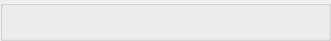
   <widget class="QGroupBox" name="gbLed">
    <property name="geometry">
     <rect>
      <x>140</x>
      <y>160</y>
      <width>331</width>
      <height>41</height>
     </rect>
    </property>
    <property name="title">
     <string/>
    </property>
    <widget class="QLabel" name="pin0">
     <property name="geometry">
      <rect>
       <x>10</x>
       <y>10</y>
       <width>30</width>
       <height>30</height>
      </rect>
     </property>
     <property name="text">
      <string/>
     </property>
     <property name="pixmap">
      <pixmap resource="img.qrc">:/img/ledoff.png</pixmap>
     </property>
     <property name="scaledContents">
      <bool>true</bool>
     </property>
    </widget>
    <widget class="QLabel" name="pin1">
     <property name="geometry">
      <rect>
       <x>50</x>
       <y>10</y>
       <width>30</width>
       <height>30</height>
      </rect>
     </property>
     <property name="text">
      <string/>
     </property>
     <property name="pixmap">
      <pixmap resource="img.qrc">:/img/ledoff.png</pixmap>
     </property>
     <property name="scaledContents">
      <bool>true</bool>
     </property>
    </widget>
    <widget class="QLabel" name="pin2">
     <property name="geometry">
      <rect>
       <x>90</x>
       <y>10</y>
       <width>30</width>
       <height>30</height>
      </rect>
     </property>
     <property name="text">
      <string/>
     </property>
     <property name="pixmap">
      <pixmap resource="img.qrc">:/img/ledoff.png</pixmap>
     </property>
     <property name="scaledContents">
      <bool>true</bool>
     </property>
    </widget>
    <widget class="QLabel" name="pin3">
     <property name="geometry">
      <rect>
       <x>130</x>
       <y>10</y>
       <width>30</width>
       <height>30</height>
      </rect>
     </property>
     <property name="text">
      <string/>
     </property>
     <property name="pixmap">
      <pixmap resource="img.qrc">:/img/ledoff.png</pixmap>
     </property>
     <property name="scaledContents">
      <bool>true</bool>
     </property>
    </widget>
    <widget class="QLabel" name="pin4">
     <property name="geometry">
      <rect>
       <x>170</x>
       <y>10</y>
       <width>30</width>
       <height>30</height>
      </rect>
     </property>
     <property name="text">
      <string/>
     </property>
     <property name="pixmap">
      <pixmap resource="img.qrc">:/img/ledoff.png</pixmap>
     </property>
     <property name="scaledContents">
      <bool>true</bool>
     </property>
    </widget>
    <widget class="QLabel" name="pin5">
     <property name="geometry">
      <rect>
       <x>210</x>
       <y>10</y>
       <width>30</width>
       <height>30</height>
      </rect>
     </property>
     <property name="text">
      <string/>
     </property>
     <property name="pixmap">
      <pixmap resource="img.qrc">:/img/ledoff.png</pixmap>
     </property>
     <property name="scaledContents">
      <bool>true</bool>
     </property>
    </widget>
    <widget class="QLabel" name="pin6">
     <property name="geometry">
      <rect>
       <x>250</x>
       <y>10</y>
       <width>30</width>
       <height>30</height>
      </rect>
     </property>
     <property name="text">
      <string/>
     </property>
     <property name="pixmap">
      <pixmap resource="img.qrc">:/img/ledoff.png</pixmap>
     </property>
     <property name="scaledContents">
      <bool>true</bool>
     </property>
    </widget>
    <widget class="QLabel" name="pin7">
     <property name="geometry">
      <rect>
       <x>290</x>
       <y>10</y>
       <width>30</width>
       <height>30</height>
      </rect>
     </property>
     <property name="text">
      <string/>
     </property>
     <property name="pixmap">
      <pixmap resource="img.qrc">:/img/ledoff.png</pixmap>
     </property>
     <property name="scaledContents">
      <bool>true</bool>
     </property>
    </widget>
   </widget>
